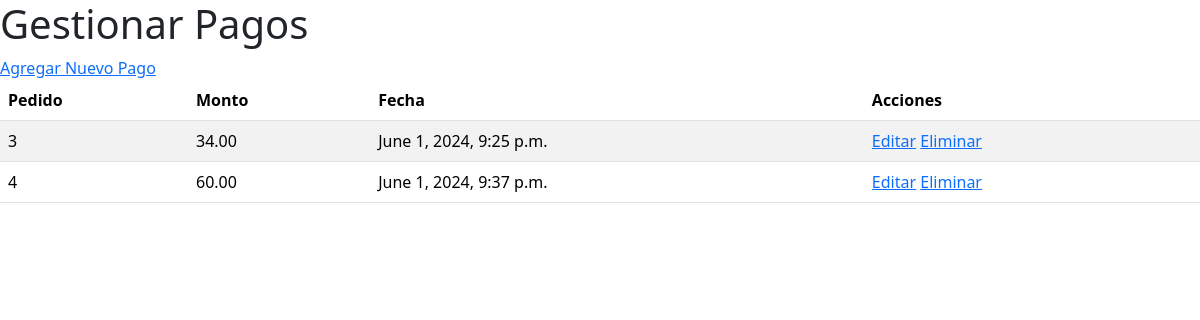
/pagos/, run on the app's committed database.
### restaurant/models.py (models this page shows, shortened)
class Pago(models.Model):
    pedido = models.ForeignKey(Pedido, on_delete=models.CASCADE)
    monto = models.DecimalField(max_digits=6, decimal_places=2)
    fecha = models.DateTimeField(auto_now_add=True)

class Pedido(models.Model):
    ESTADO_PEDIDO_CHOICES = [
        ('pendiente', 'Pendiente'),
        ('en_proceso', 'En Proceso'),
        ('completado', 'Completado'),
        ('cancelado', 'Cancelado'),
    ]
    cliente = models.ForeignKey(Cliente, on_delete=models.CASCADE)
    fecha = models.DateTimeField(auto_now_add=True)
    estado = models.CharField(max_length=50, choices=ESTADO_PEDIDO_CHOICES, default='pendiente')

### restaurant/views.py (the view)
# urls.py: path('pagos/', views.gestionar_pagos, name='gestionar_pagos'),
def gestionar_pagos(request):
    pagos = Pago.objects.all()
    return render(request, 'restaurant/gestionar_pagos.html', {'pagos': pagos})

### restaurant/templates/restaurant/gestionar_pagos.html (shortened to what this page needs)
<!DOCTYPE html>
<html>
<head>
    <link href="https://cdn.jsdelivr.net/npm/bootstrap@5.3.3/dist/css/bootstrap.min.css" rel="stylesheet">
</head>
<body>
    <h1>Gestionar Pagos</h1>
    <a href="{% url 'agregar_pago' %}">Agregar Nuevo Pago</a>
    <table class="table table-striped">
        <thead>
            <tr>
                <th>Pedido</th>
                <th>Monto</th>
                <th>Fecha</th>
                <th>Acciones</th>
            </tr>
        </thead>
        <tbody>
            {% for pago in pagos %}
            <tr>
                <td>{{ pago.pedido.pk }}</td>
                <td>{{ pago.monto }}</td>
                <td>{{ pago.fecha }}</td>
                <td>
                    <a href="{% url 'editar_pago' pago.pk %}">Editar</a>
                    <a href="{% url 'eliminar_pago' pago.pk %}">Eliminar</a>
                </td>
            </tr>
            {% endfor %}
        </tbody>
    </table>
</body>
</html>

### data on the page
Pago: pedido.pk "3", monto "34.00", fecha "June 1, 2024, 9:25 p.m."
Pago: pedido.pk "4", monto "60.00", fecha "June 1, 2024, 9:37 p.m."
